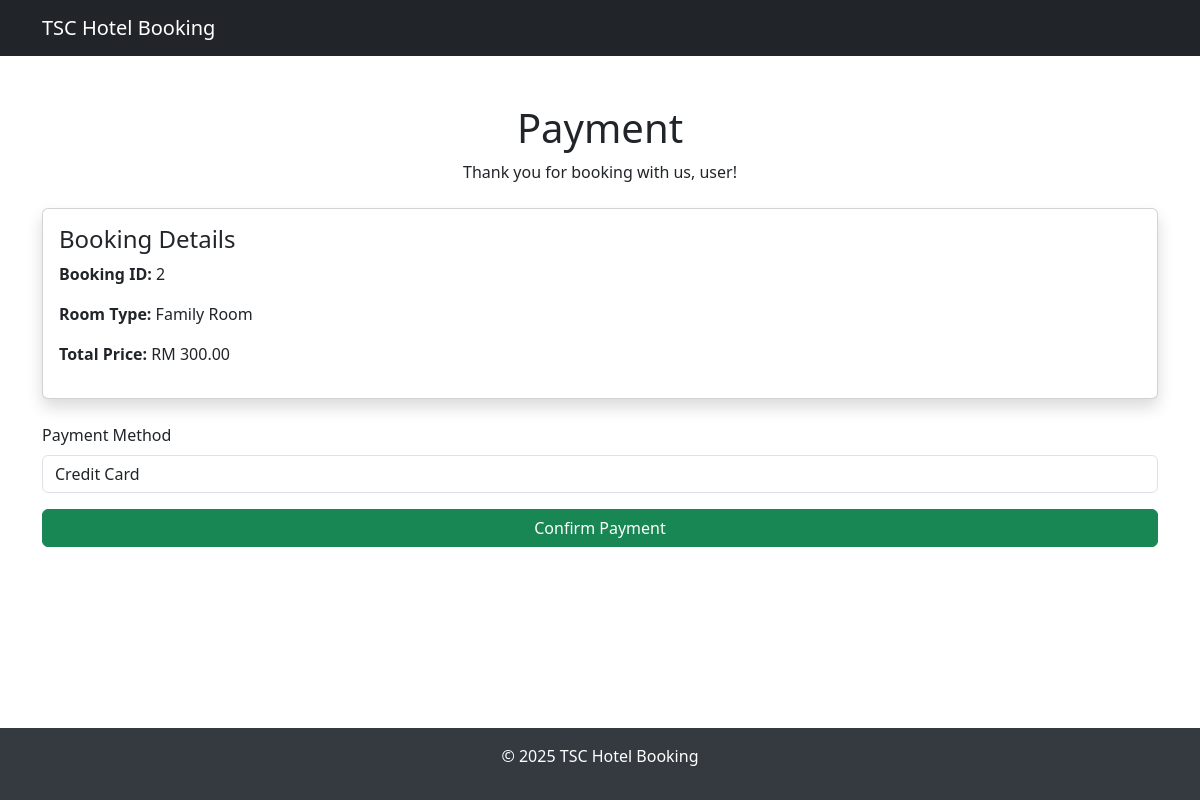
Page /payment.php?booking_id=2 (signed in) on the committed database.
### tables this page shows
CREATE TABLE `booking` (
  `BookingID` int(11) NOT NULL,
  `CustomerID` int(11) NOT NULL,
  `CheckInDate` date NOT NULL,
  `CheckOutDate` date NOT NULL,
  `BookingStatus` varchar(50) NOT NULL DEFAULT 'Pending',
  `NumberOfGuest` int(11) NOT NULL,
  `TotalPrice` decimal(10,2) DEFAULT NULL,
  `BookingDate` datetime DEFAULT current_timestamp()
);

CREATE TABLE `customer` (
  `CustomerID` int(11) NOT NULL,
  `Name` varchar(255) NOT NULL,
  `Email` varchar(255) NOT NULL,
  `Password` varchar(255) NOT NULL,
  `PhoneNumber` varchar(15) DEFAULT NULL,
  `CreatedAt` datetime DEFAULT current_timestamp()
);

CREATE TABLE `room` (
  `RoomID` int(11) NOT NULL,
  `RoomType` varchar(50) NOT NULL,
  `PricePerNight` decimal(10,2) NOT NULL,
  `Capacity` int(11) NOT NULL,
  `AvailabilityStatus` tinyint(1) NOT NULL DEFAULT 1
);

### payment.php (the view, shortened to what this page needs)
<?php
include('includes/db.php');
$booking_id = intval($_GET['booking_id']);
$query = "
    SELECT b.BookingID, b.TotalPrice, b.BookingStatus,
           r.RoomType, r.PricePerNight,
           c.Name AS CustomerName, c.Email AS CustomerEmail
    FROM Booking b
    INNER JOIN BookingRoom br ON b.BookingID = br.BookingID
    INNER JOIN Room r ON br.RoomID = r.RoomID
    INNER JOIN Customer c ON b.CustomerID = c.CustomerID
    WHERE b.BookingID = $booking_id AND b.CustomerID = {$_SESSION['user_id']}
";
$result = mysqli_query($conn, $query);
$booking = mysqli_fetch_assoc($result);
?>
<!DOCTYPE html>
<html lang="en">
<head>
    <link href="https://cdn.jsdelivr.net/npm/bootstrap@5.3.0/dist/css/bootstrap.min.css" rel="stylesheet">
</head>
<body>
    <nav class="navbar navbar-expand-lg navbar-dark bg-dark">
        <div class="container">
            <a class="navbar-brand" href="home.php">TSC Hotel Booking</a>
        </div>
    </nav>
    <main class="container my-5">
        <h1 class="text-center">Payment</h1>
        <p class="text-center">Thank you for booking with us, <?php echo htmlspecialchars($booking['CustomerName']); ?>!</p>
        <div class="card shadow mt-4">
            <div class="card-body">
                <h4>Booking Details</h4>
                <p><strong>Booking ID:</strong> <?php echo htmlspecialchars($booking['BookingID']); ?></p>
                <p><strong>Room Type:</strong> <?php echo htmlspecialchars($booking['RoomType']); ?></p>
                <p><strong>Total Price:</strong> RM <?php echo htmlspecialchars($booking['TotalPrice']); ?></p>
            </div>
        </div>
        <form method="POST" class="mt-4">
            <div class="mb-3">
                <label for="payment_method" class="form-label">Payment Method</label>
                <select name="payment_method" class="form-control" required>
                    <option value="Credit Card">Credit Card</option>
                </select>
            </div>
            <button type="submit" class="btn btn-success w-100">Confirm Payment</button>
        </form>
    </main>
    <footer>
        <div class="container">
            <p>&copy; 2025 TSC Hotel Booking</p>
        </div>
    </footer>
</body>
</html>

### payment.php (style rules this page uses)
body { display: flex; flex-direction: column; min-height: 100vh; }
main { flex: 1; }
footer { background-color: #343a40; color: white; text-align: center; padding: 1rem 0; }

### rows in the picture
booking: CustomerID.Name "user", BookingID "2", room.RoomType "Family Room", TotalPrice "300.00"
